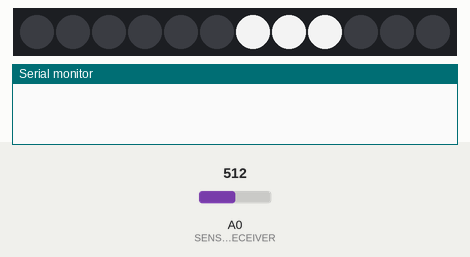
The sketch below on a simulated Arduino Mega 2560, built with avr-gcc and run on an emulated ATmega2560. Parts: 12 RGB LEDs in strip order, left to right, the last lines printed to the serial monitor. Inputs (shaded band) come from the test bench; at power-on: A0 (SENSOR_RECEIVER) = 512. Dim RGB values are drawn brighter than linear.

Above: at 0.99 s.
1.3 s: A0 (SENSOR_RECEIVER) set to 306
At 1.62 s:
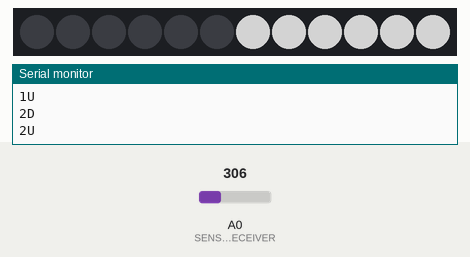
2.9 s: A0 (SENSOR_RECEIVER) set to 122
At 3.16 s:
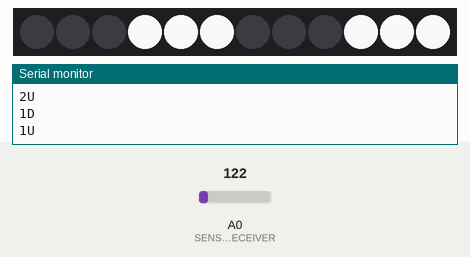
Timing chart, 0 to 5.9 s (numbered marks = the images above; inputs shaded):
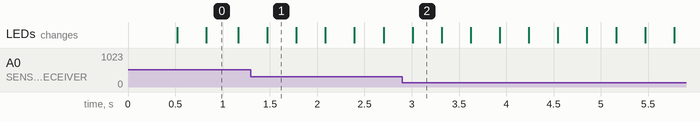

The sketch:

arduino_v1.2_-_reminder_and_refill_r_and_f.ino
```cpp
// #include "FastLED.h"
#include <Adafruit_NeoPixel.h>

//pin number of data pin was 5
#define DATA_PIN 31
//pin number for the array of sensors. all sensors in the array
//use the same pin was 8
#define SENSORS 15
//pin number for the clock was 9
#define CLOCK 7
//pin number to communicate with the IR emitter for the current sensor was 10
#define SENSOR_EMITTER 11
//pin number to communicate with the IR receiver for the current sensor
#define SENSOR_RECEIVER A0
//number of shelfRokr units
#define NUM_SHELVES 1
//number of facings on a single shelfRokr
#define NUM_SLOTS 4
//delay time to allow the emitter to warm up to full strength. time is in MS
#define EMITTER_TIMER 10000
//initial value for thresholds. a low starting value will not effect the flow
//of logic and will balance out after the first few iterations
#define THRESHOLD_DEFAULT 256
//percent different a sensor value has to be to be considered picked up
#define PICKUP_RATIO .65
//delay time in ms between sensor poll loops
#define LOOP_DELAY 10

//boolean values to maintain picked up state of slots. false
//indicates that the product is not picked up
bool pickedUp[NUM_SLOTS];
//to store threshold values for each sensor
int thresholds[NUM_SLOTS];


//number of LEDS on the strip was 25

#define NUM_LEDS 12
//reference to the LED array for FASTLed
// CRGB leds[NUM_LEDS];
byte leds[NUM_LEDS];

//start led index for its corresponding product slot
const int LEDStart[] = {9, 6, 3, 0};
//ending led index for its corresponding product slot
const int LEDEnd[] = {12, 9, 6, 3};

//setup regimen
// number of phases
int nregPhases = 2;
int nregItems[] = {3, 3};
int regPhase = 0;
int regItem = 0;
bool regActive = false;

// wait after last regimen
long regWait=1000;
long regStart= 500;
int regList[2][3] = { { 1, 0 , 2}, { 1, 0, 3 } };


//reminder time for product slots: old
//long reminderTime[] = {21000, 15000, 27000, 68000};
//long reminderInterval[] = {40000, 40000, 80000, 80000};
//reorder setting for product slots
const int reorderAfter[] = {10,10,2,10};
int pickupCount[] = {0,0,0,0};
//bool values to keep track of which slots have blinking LEDs
bool slotsBlinking[NUM_SLOTS];
//keeps track of the brightness value for updateLighting()
int brightness = 0;
//increment value for brightness to fade in and out
int brightnessIncrement = 5;
//global that keeps track if a chasing effect is playing
bool chasingEffect = false;
//the lead LED in the chase effect must be between 0 and NUM_LEDS
//should always start at 0
int chaseLeader = 0;
//the direction the chase is traveling. should always start as true
//or will interfere with chaseEffect logic
bool chaseRight = true;
Adafruit_NeoPixel pixels = Adafruit_NeoPixel(NUM_LEDS, DATA_PIN, NEO_GRB + NEO_KHZ800);

// defines for setting and clearing register bits
#ifndef cbi
#define cbi(sfr, bit) (_SFR_BYTE(sfr) &= ~_BV(bit))
#endif
#ifndef sbi
#define sbi(sfr, bit) (_SFR_BYTE(sfr) |= _BV(bit))
#endif

void setup()
{
  //delay(10000);
  //initialize boolean values to to start as false because all
  //slots should have something in it
  initializeThresholds();
  initializeSlots();

  LEDSetup();

  //sets up special function registers for the arduino. not sure of particulars,
  //but this is standard for all arduino programs.
  // set prescale to 16
  // sbi(ADCSRA, ADPS2) ;
  // cbi(ADCSRA, ADPS1) ;
  // cbi(ADCSRA, ADPS0) ;

  //set up communication modes for pins
  pinMode(SENSORS, OUTPUT);
  pinMode(CLOCK, OUTPUT);
  pinMode(SENSOR_EMITTER, OUTPUT);
  Serial.begin(57600);

}

//arduino main loop
void loop()
{
  //check the sensors to see if anything has been picked up or put down
  pollProductSensors();

  //receive any commands from the main program
  //readInput();
}

//reads through all of the product sensors to see which have been picked up
void pollProductSensors()
{

  //send signal to activate the first sensor
  digitalWrite(SENSORS, HIGH);

  //iterate through each shelf and sensor
  //Serial.print(millis());
  //Serial.print(",");
  for(int i = 0; i < NUM_SHELVES; i++){
    for(int j = 0; j < NUM_SLOTS; j++){

      //advances clock and iterates current sensor to the
      //next sensor in the array
      digitalWrite(CLOCK, HIGH);
      digitalWrite(CLOCK, LOW);
      //switch off current sensor so the previous sensor is the only one active
      digitalWrite(SENSORS, LOW);

      //actually check to see if the status of each slot has changed
      sensorWork(j);

      //if (millis()>reminderTime[j])
      //  activateSlot(j);

      if (millis()>regStart && !regActive)
      {
         regActive=true;
         activateSlot(regList[regPhase][regItem]);
      }

      if(!chasingEffect){
        updateLighting();
      }
    }

    //delay to allow time between polling all of the sensors. accounts for slower pickups
    delay(LOOP_DELAY);

    updateLighting();
  }
  //Serial.println(",x1");
}

//checks if the product is being picked up
boolean sensorWork(int slot)
{
  //values of SENSOR_RECEIVER when emitter is on and off
  int sensorOn = 0;
  int sensorOff = 0;

  //activate emitter and take a reading then deactivate it and
  //take another reading
  //Serial.print(slot);
  //Serial.print(",");
  digitalWrite(SENSOR_EMITTER, HIGH);
  delayMicroseconds(EMITTER_TIMER);
  sensorOn = analogRead(SENSOR_RECEIVER);
  //Serial.print(sensorOn);
  //Serial.print(",");
  digitalWrite(SENSOR_EMITTER, LOW);
  delayMicroseconds(EMITTER_TIMER);
  sensorOff = analogRead(SENSOR_RECEIVER);
  //Serial.print(sensorOff);
  //Serial.print(",");
  int diff = sensorOn - sensorOff;
  //Serial.print(diff);
  //Serial.println(",x1");


  //if (millis()<2000) thresholds[slot] = diff;// updateThresholds(diff, slot);
  if (millis()>1000) {
  if(pickedUp[slot] == false && diff < thresholds[slot] * PICKUP_RATIO)sendPickUp(slot, diff);
  else if(pickedUp[slot] == true && diff > thresholds[slot] * PICKUP_RATIO) sendPutDown(slot);
   }

if (millis()>500) {
  //only want to update the threshold if the product has been sitting in place
  if(pickedUp[slot] == false) updateThresholds(diff, slot);
}
}

//updates the threshold value to it reflects a more accurate mid-range value
void updateThresholds(int diff, int slot)
{
  //thresholds[slot] = (thresholds[slot] + sensorOn) / 2;
  thresholds[slot] -= (thresholds[slot] / 20);
  thresholds[slot] +=  (diff / 20);
  //Serial.print('T');
}

//sends message to host machine to indidcate that there was a pickup
void sendPickUp(int slot, int diff)
{
  pickedUp[slot] = true;
  Serial.print(slot);
  Serial.print('U');
  //Serial.print(',');
  //Serial.print(thresholds[slot]);
  //Serial.print(',');
  //Serial.print(diff);
  Serial.print('\n');
}

//sends message to host machine to indicate that there was a putdown
void sendPutDown(int slot)
{
  pickedUp[slot] = false;
  Serial.print(slot);
  Serial.print('D');
  Serial.print('\n');
  deactivateSlot(slot);
  regItem++;
  if (regItem >= nregItems[regPhase])
     {
      regActive = false;
      regItem=0;
      regStart= millis()+regWait;

      regPhase++;
      if (regPhase >= nregPhases)
         regPhase = 0;
     }
     else activateSlot(regList[regPhase][regItem]);
  //reminderTime[slot]=millis()+reminderInterval[slot];
  pickupCount[slot]++;
    if (pickupCount[slot] > reorderAfter[slot])
  {
    pickupCount[slot]=0;
    fastFlash(slot);
  }
}

//reads input from the host machine and parses it to detemine how to call the
//triggerLighting function
void readInput()
{
  if(Serial.available() > 0){
    String command = Serial.readStringUntil('\n');
    int slot = -1;

    //using if block with function calls to allow for
    //extensibility in the future for other commandsS
    if(command.startsWith("LED")){
      parseCommandLED(command);
    }else{
      //not a valid command. can be altered later for additional commands
    }
  }
}

void parseCommandLED(String command)
{
  //char ledCommand[] = command;
  //command.toCharArray(ledCommand, command.length());

  char action = command.charAt(4);
  int slot = (int)(command.charAt(6)) - 48;
  if(action == 'U'){
    stopChaseEffect();
    activateSlot(slot);
  }else if(action == 'D'){
    stopChaseEffect();
    deactivateSlot(slot);
  }else if(action == 'C'){
    beginChaseEffect(0);
  }else if(action == 'O'){
    stopChaseEffect();
  }else{
    //do nothing. clear buffer. bad command
  }
}

void updateLighting()
{
  if(chasingEffect){    //code for simulating the chase effect
    if(chaseRight == true){
      // leds[chaseLeader - 1] = CRGB::Black;
      leds[chaseLeader - 1] = 1;
      if(chaseLeader >= NUM_LEDS - 2){
        chaseRight = false;
      }else{
        chaseLeader++;
      }
    }else if(chaseRight == false){
      // leds[chaseLeader + 1] = CRGB::Black;
      leds[chaseLeader + 1] = 0;
      if(chaseLeader <= 1){
        chaseRight = true;
      }else{
        chaseLeader--;
      }
    }else{
      //should not get here. it should be either one of the above
    }

    // leds[chaseLeader - 1] = CRGB::White;
    leds[chaseLeader - 1] = 1;
    // leds[chaseLeader] = CRGB::White;
    leds[chaseLeader] = 1;
    // leds[chaseLeader + 1] = CRGB::White;
    leds[chaseLeader + 1] = 1;

    // FastLED.show();
    strip_update();

  }else if(!chasingEffect){    //iterate through all the slots and do light effect for items that are picked up
    brightness += brightnessIncrement;
    // FastLED.setBrightness(brightness);
    // FastLED.show();
    strip_update();

    if((brightness >= 255 && brightnessIncrement > 0) || (brightness <= 0 && brightnessIncrement < 0)){
      brightnessIncrement *= -1;
    }
  }
}

void activateSlot(int slot)
{
  for(int i = LEDStart[slot]; i < LEDEnd[slot]; i++){
  //  leds[i] = CRGB::White;

  if (reorderAfter[slot] > pickupCount[slot])
    leds[i] = 7;
    else
    leds[i]=1;
  //Serial.println(leds[i]);
  }
}

void deactivateSlot(int slot)
{
  for(int i = LEDStart[slot]; i < LEDEnd[slot]; i++){
    // leds[i] = CRGB::Black;
    leds[i] = 0;
  }
}

//starts the chasing effect at the designated slot
void beginChaseEffect(int slot)
{
  chaseLeader = LEDStart[slot + 1];
  // leds[chaseLeader] = CRGB::White;
  leds[chaseLeader] = 0;
  // FastLED.setBrightness(255);
  brightness=255;
  strip_update;
  chaseRight = true;
  chasingEffect = true;
}

//cancels the chasing effect
void stopChaseEffect()
{
  chasingEffect = false;
  //reset the chase
  // FastLED.setBrightness(0);
  brightness=0;
  strip_update();
  chaseLeader = 0;

  //code to reset the LEDs back to black
  for(int i = 0; i < NUM_LEDS; i++){
    // leds[i] = CRGB::Black;
    leds[i] = 0;
  }
  // FastLED.show();
  strip_update();

}

//called in the beginning of the program. iterates over the pickedUp array
//and sets all values to false, which is the default value. a value of
//false indicates that the product is still sitting in the slot.
void initializeSlots()
{
  for(int i = 0; i < NUM_SLOTS; i++){
    pickedUp[i] = false;
  }
}

//called at the beginning of the program. sets all of the threshold values to
//a default of 512, which is the middle range of analog values that can be sent
//by the sensor

void initializeThresholds()
{
  for(int i = 0; i < NUM_SLOTS; i++){
    thresholds[i] = THRESHOLD_DEFAULT;
  }
}

//sets up the LED array to be used by the FastLED library
void LEDSetup()
{
  // FastLED.addLeds<NEOPIXEL,DATA_PIN>(leds, NUM_LEDS);
    pixels.begin();

  for(int i = 0; i < NUM_SLOTS; i++){
    slotsBlinking[i] = false;
  }
}

void strip_update()
{
  //Serial.println(brightness);
  for(int i = 0; i < NUM_LEDS; i++){
    if (leds[i]&7)
      {
        pixels.setPixelColor(i, pixels.Color(((leds[i]&4)>>2)*brightness,((leds[i]&2)>>1)*brightness,(leds[i]&1)*brightness));
        //Serial.println(leds[i]);
      }
      else
      {
        pixels.setPixelColor(i, pixels.Color(0,0,0));
        //Serial.println(leds[i]);
      }
      }
       pixels.show();
  }

void fastFlash(int slot)
{
delay(500);
for(int k = 0; k<8; k++)
{
  for(int j = 5; j<255; j+=10)
    {
      for(int i = LEDStart[slot]; i < LEDEnd[slot]; i++)
      {
        pixels.setPixelColor(i, pixels.Color(0, j, 0));
        pixels.show();
       }
    }
    for(int j = 255; j>5; j-=10)
    {
      for(int i = LEDStart[slot]; i < LEDEnd[slot]; i++)
      {
        pixels.setPixelColor(i, pixels.Color(0, j, 0));
        pixels.show();
      }
    }
}
}
```
